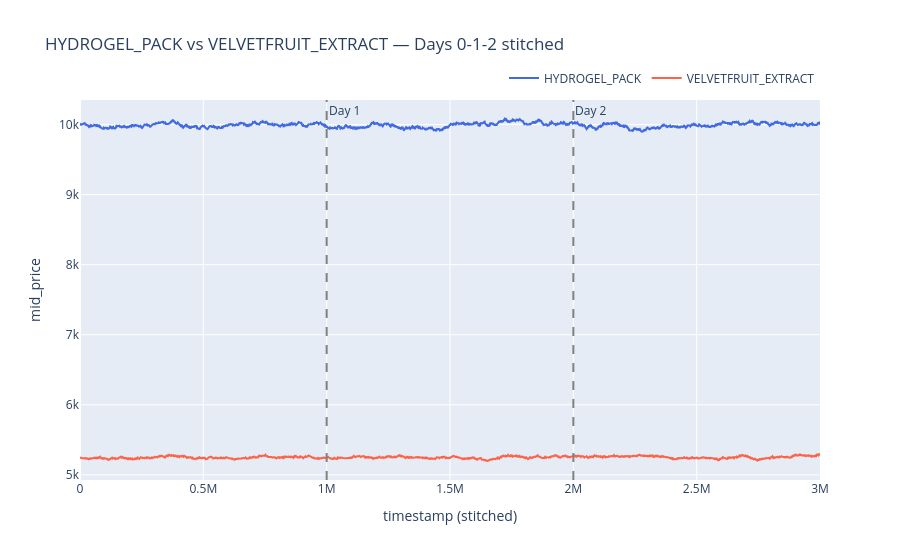

Notebook code cell kept with this figure:
### Code cell
import plotly.graph_objects as go
import pandas as pd

products = ["HYDROGEL_PACK", "VELVETFRUIT_EXTRACT"]

# Stitch days by offsetting timestamps
dfs = []
offset = 0
for day_num, df in enumerate([df_0, df_1, df_2]):
    tmp = df.copy()
    tmp["ts_global"] = tmp["timestamp"] + offset
    tmp["day"] = day_num
    dfs.append(tmp)
    offset += tmp["timestamp"].max() + 100  # +100 to avoid gap between days

combined = pd.concat(dfs, ignore_index=True)

fig = go.Figure()

colors = {"HYDROGEL_PACK": "royalblue", "VELVETFRUIT_EXTRACT": "tomato"}

for product in products:
    subset = combined[combined["product"] == product].sort_values("ts_global")
    fig.add_trace(go.Scatter(
        x=subset["ts_global"],
        y=subset["mid_price"],
        mode="lines",
        name=product,
        line=dict(color=colors[product]),
    ))

# Add vertical lines at day boundaries
for day_num, df in enumerate([df_0, df_1]):
    boundary = df["timestamp"].max() + 100
    if day_num == 0:
        x_pos = boundary
    else:
        x_pos = df_0["timestamp"].max() + 100 + boundary
    fig.add_vline(x=x_pos, line_dash="dash", line_color="gray", annotation_text=f"Day {day_num+1}")

fig.update_layout(
    title="HYDROGEL_PACK vs VELVETFRUIT_EXTRACT — Days 0-1-2 stitched",
    xaxis_title="timestamp (stitched)",
    yaxis_title="mid_price",
    legend=dict(orientation="h", yanchor="bottom", y=1.02, xanchor="right", x=1),
)
fig.show()

### Figure 1 — Plotly figure (JSON) as saved in the notebook; plotly's stock layout.template omitted (floating-point values rounded to 4 significant figures; data arrays with more than 128 entries replaced by an {"elided": "..."} marker saying what was removed)
{"data": [{"line": {"color": "royalblue"}, "mode": "lines", "name": "HYDROGEL_PACK", "type": "scatter", "x": {"elided": "30000 int values"}, "y": {"elided": "30000 float values"}}, {"line": {"color": "tomato"}, "mode": "lines", "name": "VELVETFRUIT_EXTRACT", "type": "scatter", "x": {"elided": "30000 int values"}, "y": {"elided": "30000 float values"}}], "layout": {"annotations": [{"showarrow": false, "text": "Day 1", "x": 1000000, "xanchor": "left", "xref": "x", "y": 1, "yanchor": "top", "yref": "y domain"}, {"showarrow": false, "text": "Day 2", "x": 2000000, "xanchor": "left", "xref": "x", "y": 1, "yanchor": "top", "yref": "y domain"}], "legend": {"orientation": "h", "x": 1, "xanchor": "right", "y": 1.02, "yanchor": "bottom"}, "shapes": [{"line": {"color": "gray", "dash": "dash"}, "type": "line", "x0": 1000000, "x1": 1000000, "xref": "x", "y0": 0, "y1": 1, "yref": "y domain"}, {"line": {"color": "gray", "dash": "dash"}, "type": "line", "x0": 2000000, "x1": 2000000, "xref": "x", "y0": 0, "y1": 1, "yref": "y domain"}], "title": {"text": "HYDROGEL_PACK vs VELVETFRUIT_EXTRACT — Days 0-1-2 stitched"}, "xaxis": {"title": {"text": "timestamp (stitched)"}}, "yaxis": {"title": {"text": "mid_price"}}}}
